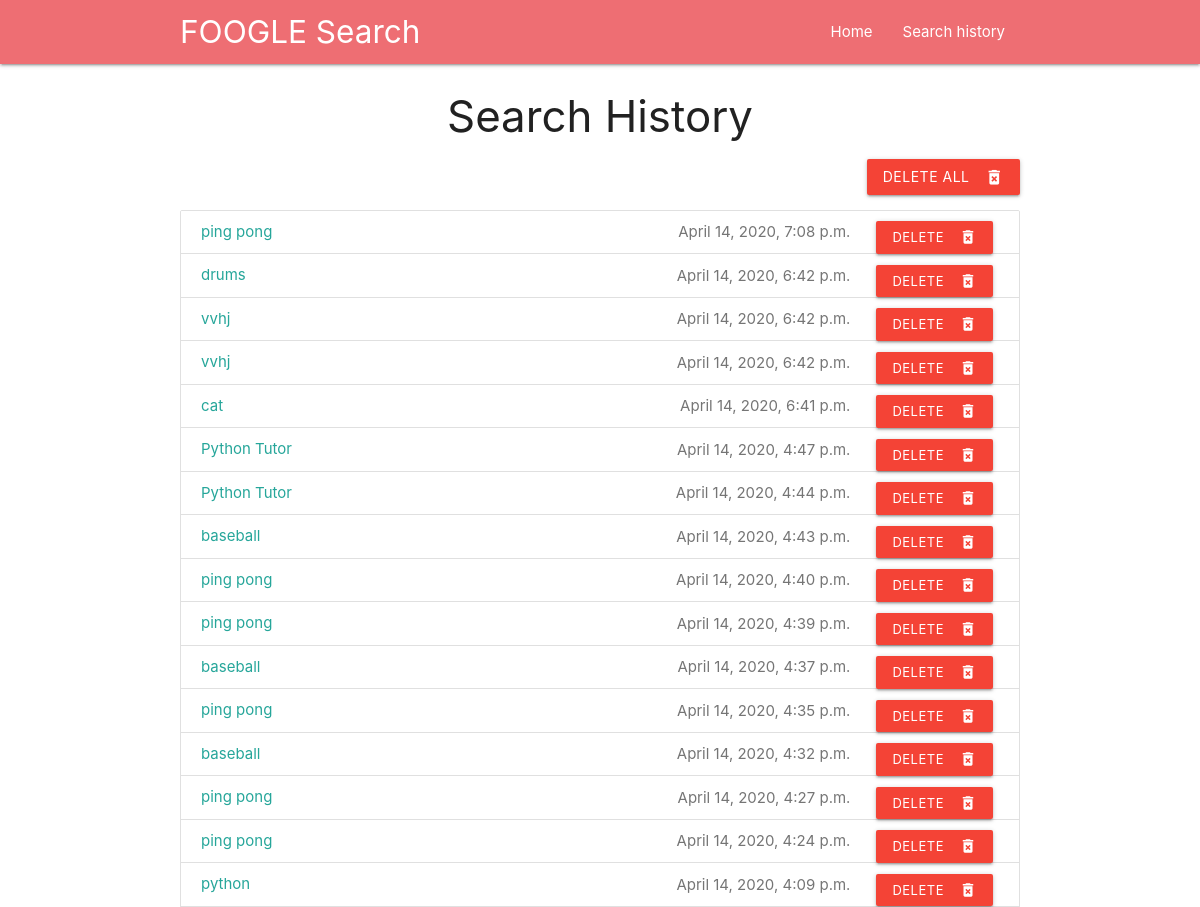
Before: /search_history (upper part) with the older database file.
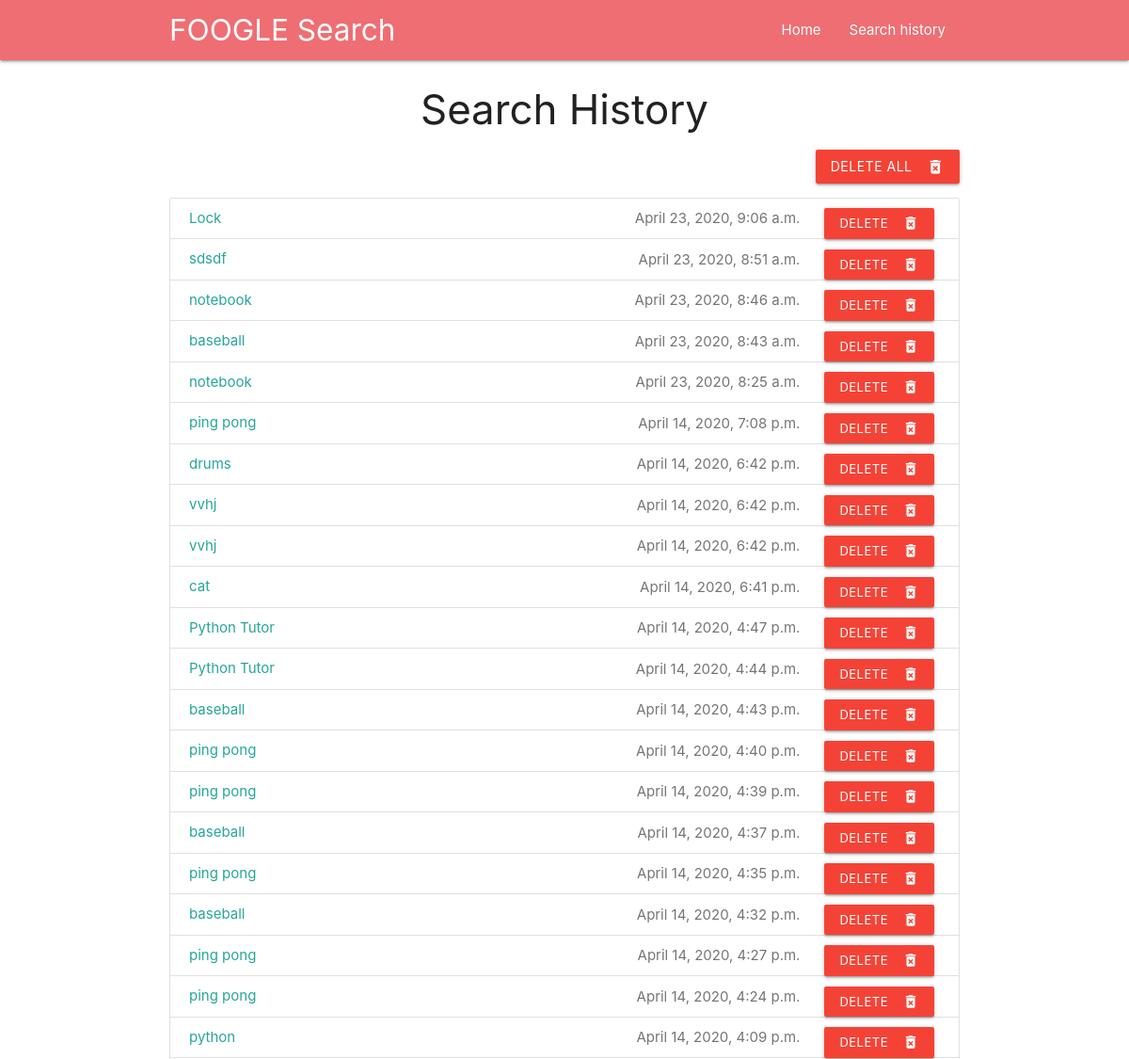
After: the same page with the newer database file.
### my_app/models.py (models this page shows, shortened)
class Search(models.Model):
    search = models.CharField(max_length=500)
    created = models.DateTimeField()
    class Meta:
        verbose_name_plural = 'Searches'

### my_app/views.py (the view)
# urls.py: path('search_history', views.search_history, name='search_history'),
def search_history(request):
    data = Search.objects.all().order_by('-created')
    stuff_for_front_end = {
        'history' : data,
    }
    return render(request, 'my_app/search_history.html',stuff_for_front_end)

### templates/my_app/search_history.html (shortened to what this page needs)
{% extends 'base.html' %}
{% block content %}
<h3 style='text-align: center'>Search History </h3>
{% if history %}
<form action="delete_all_history" method="post">
        <div class="right-align">
            <button class="btn waves-effect waves-light red" type="submit" name="action">Delete ALL
            <i class="material-icons right">delete_forever</i>
            </button>
        </div>
</form>
    <div class="collection">
        {% for data in history %}
            <a href="goto/{{ data.search }}" class="collection-item">
                <span class="badge">
                    <form action="delete_history/{{ data.id }}" method="post">
                        <button class="btn waves-effect waves-light btn-small red" type="submit" name="action">Delete
                            <i class="material-icons right">delete_forever</i>
                        </button>
                    </form>
                </span>
                <span class="badge">{{ data.created }}</span>{{ data.search }}
            </a>
        {% endfor %}
    </div>
{% else %}
<div class="center-align">
<i class="large material-icons center" style="color: green">restore</i>
<h5>Go see the sites! The pages you visit will show up here..</h5>
</div>
{% endif %}
{% endblock content %}

Changed rows visible on the page:
added Search: created "April 23, 2020, 9:06 a.m.", search "Lock"
added Search: created "April 23, 2020, 8:51 a.m.", search "sdsdf"
added Search: created "April 23, 2020, 8:46 a.m.", search "notebook"
added Search: created "April 23, 2020, 8:43 a.m.", search "baseball"
added Search: created "April 23, 2020, 8:25 a.m.", search "notebook"
